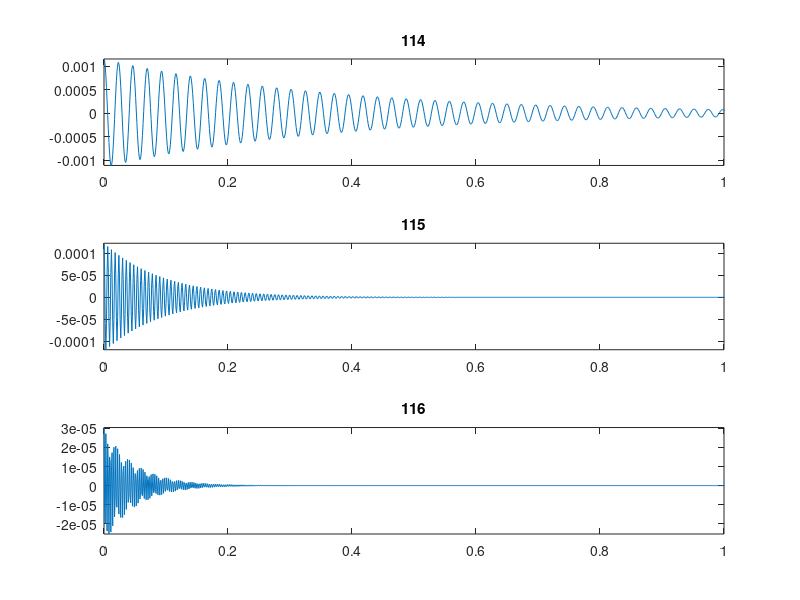

The MATLAB script that drew this image:
v = [[0.5351, 0.8111, -0.6096]; 
     [0.8455, 0.0000,  0.7422]; 
     [0.5351,-0.8111, -0.6096]];
x0 = 1e-3 * [0.7; 1.0; 0.5];
q0 = v\x0;

M = [1 1 1]; K = 1e6*[0.0733 1.1006 3.9658];
zeta = 0.01;
A = q0 / sqrt(1-zeta^2);
phi = atan(sqrt(1-zeta^2) / zeta);
wn = sqrt(K ./ M);
wd = wn * sqrt(1 - zeta^2);

ts = 0:1e-3:2;
q = zeros(3, size(ts, 2));
for i = 1:3
    scaler = A(i) * exp(-zeta*wn(i)*ts);
    temp = scaler .* sin(wd(i)*ts + phi);
    q(i, :) = temp;
end

for i = 1:3
    subplot(3, 1, i);
    plot(ts, q(i, :));
    temp = "q" + i;
    title(temp);
    axis([0 1 -inf inf]);
end




